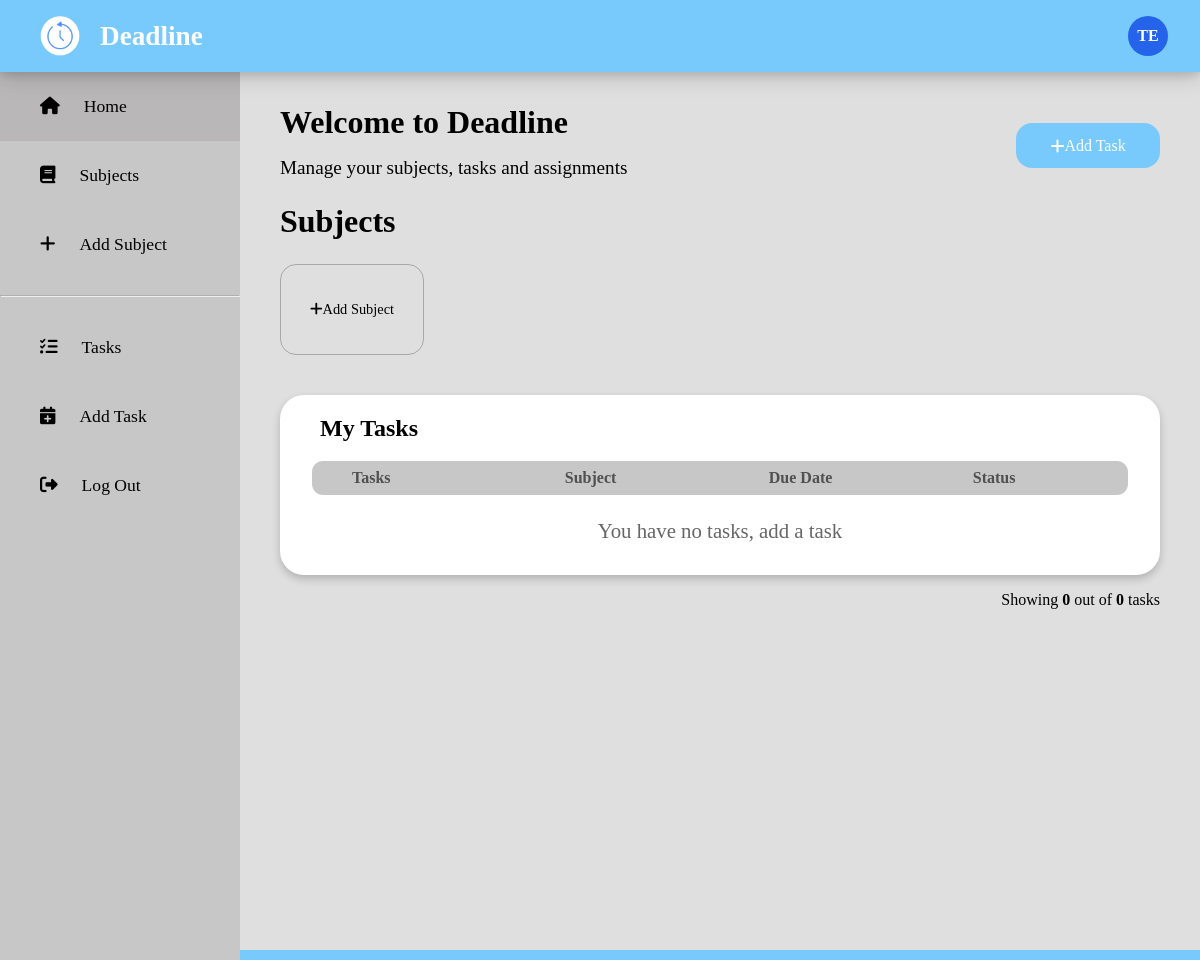
The app's page / (signed in), older data.
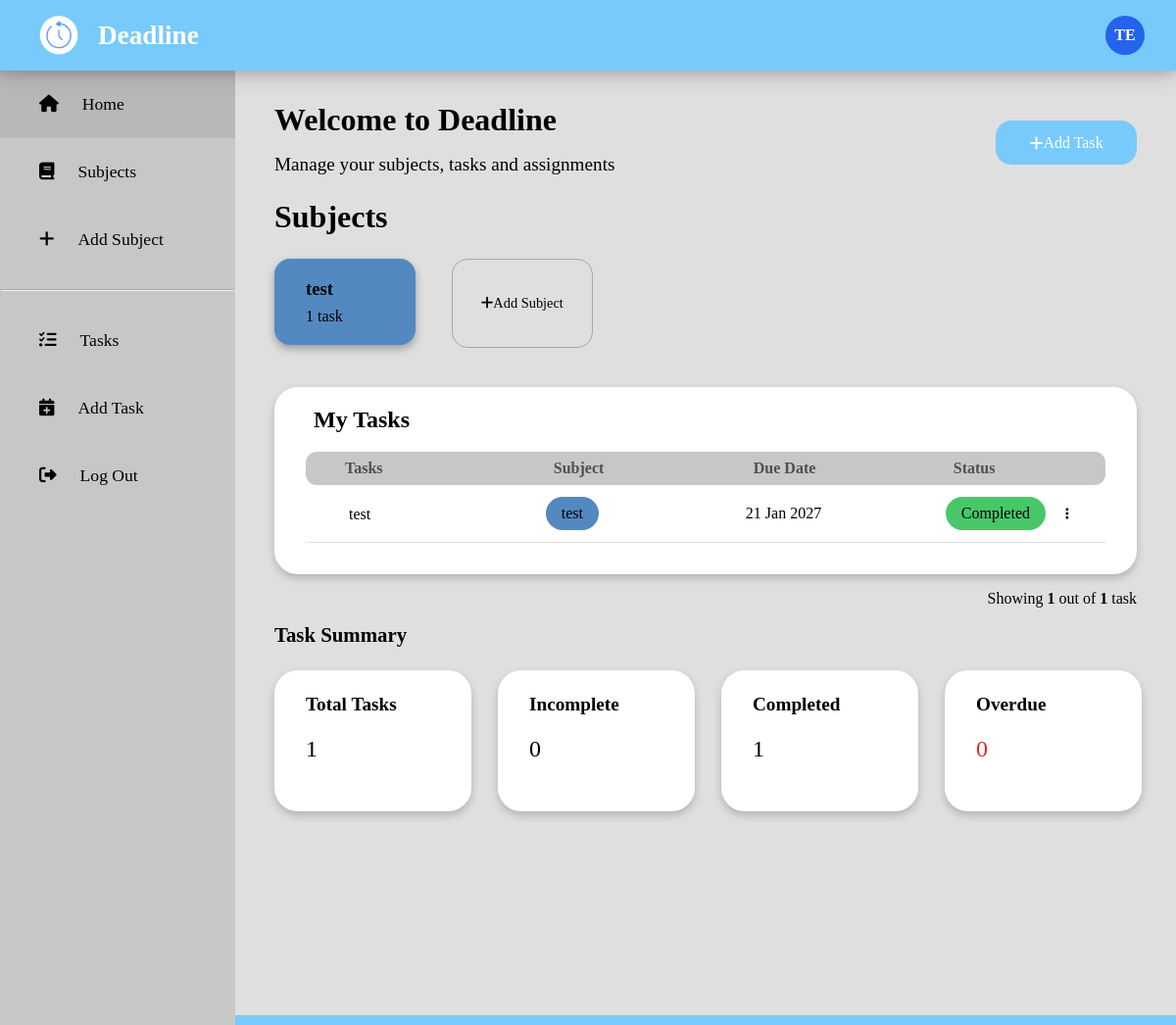
The same page, newer data.
### tables this page shows
CREATE TABLE Subjects (SubjectID INTEGER PRIMARY KEY, SubjectName TEXT, SubjectColor TEXT NOT NULL, UserID REFERENCES Users (UserID));

CREATE TABLE Tasks (TaskID INTEGER PRIMARY KEY, SubjectID INTEGER REFERENCES Subjects (SubjectID), TaskName TEXT, DueDate TEXT, StatusID INTEGER REFERENCES Status (StatusID), UserID INTERGER REFERENCES Users (UserID));

CREATE TABLE Status (StatusID INTEGER PRIMARY KEY, StatusName TEXT, StatusColor TEXT NOT NULL);

### app.py (the view, shortened to what this page needs)
@app.route('/', methods=['GET', 'POST'])
@login_required
def home():
    db = get_db()
    today = datetime.now().date() # used to set the minimum selectable date in forms
    sql = """
        SELECT Tasks.TaskID, Tasks.TaskName, Tasks.DueDate,
        Subjects.SubjectName, Status.StatusName, Subjects.SubjectColor, Status.StatusColor,
        Tasks.SubjectID, Tasks.StatusID
        FROM Tasks
        LEFT JOIN Subjects ON Tasks.SubjectID = Subjects.SubjectID
        LEFT JOIN Status ON Tasks.StatusID = Status.StatusID
        WHERE Tasks.UserID = ?
        """
    tasks = query_db(sql, (session['user_id'],))
    sql_subjects = """
        SELECT Subjects.SubjectID, Subjects.SubjectName, Subjects.SubjectColor,
        COUNT(Tasks.TaskID) AS TaskCount
        FROM Subjects
        LEFT JOIN Tasks ON Subjects.SubjectID = Tasks.SubjectID
        WHERE Subjects.UserID = ?
        GROUP BY Subjects.SubjectID;
    """
    subjects = query_db(sql_subjects, (session['user_id'],))
    formatted_list = []
    for task in tasks:
        task_list = list(task)
        raw_date = task_list[2] # store original date
        if task_list[2]:
            try:
                date_obj = datetime.strptime(task_list[2], '%Y-%m-%d')
                task_list[2] = date_obj.strftime('%d %b %Y') # reformat the date
            except ValueError:
                pass # leaves date unchanged if it cant be fixed
        task_list.append(raw_date)
        formatted_list.append(task_list)
    tasks = formatted_list
    total = len(tasks)
    completed = sum(1 for t in tasks if t[8] == 1)
    overdue = sum(1 for t in tasks if t[8] == 4)
    incomplete = total - completed - overdue
    return render_template("index.html", tasks=tasks, subjects=subjects, today_date=today.isoformat(), total=total, completed=completed, incomplete=incomplete, overdue=overdue)

### app.py (called while the page is built)
def get_db():
    db = getattr(g, '_database', None) # check if a connection already exists in g
    if db is None:
        db = g._database = sqlite3.connect(DATABASE) # creates a new connection if not
    return db

@app.teardown_appcontext
def close_connection(exception):
    db = getattr(g, '_database', None)
    if db is not None:
        db.close() # only close if a connection was opened

def query_db(query, args=(), one=False):
    cur = get_db().execute(query, args)
    rv = cur.fetchall()
    cur.close()
    return (rv[0] if rv else None) if one else rv

def login_required(f):
    @wraps(f)
    def decorated_function(*args, **kwargs):
        if 'user_id' not in session: # redirects to login page if not logged in
            return redirect(url_for('login'))
        return f(*args, **kwargs)
    return decorated_function

### templates/index.html (shortened to what this page needs)
{% extends "layout.html" %}
{% block content %}
<div class="header-section">
    <div class="intro">
        <h1>Welcome to Deadline</h1>
        <p>Manage your subjects, tasks and assignments</p>
    </div>
    <div class="button-group">
        <button id="open-task-modal-btn" class="add-task-btn"><i class="fa-solid fa-plus"></i> Add Task</button>
    </div>
</div>
<div class="subjects-header">
    <h1>Subjects</h1>
</div>
<div class="subjects-grid">
    {% for subject in subjects %}
    <div class="subjects-card" style="--bg-color: {{ subject[2] }}; background-color: var(--bg-color);">
        <div class="subjects-card-text">
            <h3 class="subjects-truncate" title="{{ subject[1] }}">
                {{ subject[1] }}
            </h3>
            <span class="subject-card-task-count">
                {{ subject[3] }} task{{ 's' if subject[3] != 1 }}
            </span>
        </div>
    </div>
    {% endfor %}
    <button id="open-subject-modal-btn" class="add-subject-btn"><i class="fa-solid fa-plus"></i> Add Subject</button>
</div>
<div class="tasks-container">
    <h1 class="tasks-title">My Tasks</h1>
    <table>
        <tr class="table-headers">
            <th class="tasks-column tasks-header">Tasks</th>
            <th class="subjects-column">Subject</th>
            <th class="date-column">Due Date</th>
            <th class="status-column">Status</th>
            <th></th>
        </tr>
        {% if tasks %}
            {% for task in tasks[:5] %}
            <tr class="tasks">
                <td class="tasks-column">
                    <span class="tasks-truncate task-name" title="{{ task[1] }}">
                        {{ task[1] }}
                    </span>
                </td>
                <td class="subjects-column">
                    <span class="pill" style="--bg-color: {{ task[5] }}; background-color: var(--bg-color);" title="{{ task[3] }}">
                        {{ task[3] }}
                    </span>
                </td>
                <td class="date-column">
                    {{ task[2] }}
                </td>
                <td class="status-column">
                    <span class="pill" style="--bg-color: {{ task[6] }}; background-color: var(--bg-color);">
                        {{ task[4] }}
                    </span>
                </td>
                <td class="task-actions">
                    <div class="dropdown">
                        <button class="menu-btn" onclick="toggleMenu(event, this)">
                            <i class="fa-solid fa-ellipsis-vertical"></i>
                        </button>
                    </div>
                </td>
            </tr>
            {% endfor %}
        {% endif %}
    </table>
    {% if not tasks %}
        <div class="no-tasks-msg">
            <p>You have no tasks, add a task</p>
        </div>
    {% endif %}
</div>
<div class="task-count">
    <p>Showing <strong>{{ [tasks|length, 5]|min }}</strong> out of <strong>{{ tasks|length }}</strong> task{{ 's' if tasks|length != 1 }}</p>
</div>
{% if tasks %}
    <div class="summary-title">Task Summary</div>
    <div class="task-summary">
        <div class="total-tasks">
            <h1>Total Tasks</h1>
            <span>{{ total }}</span>
        </div>
        <div class="incomplete-tasks">
            <h1>Incomplete</h1>
            <span>{{ incomplete }}</span>
        </div>
        <div class="completed-tasks">
            <h1>Completed</h1>
            <span>{{ completed }}</span>
        </div>
        <div class="overdue-tasks">
            <h1>Overdue</h1>
            <span>{{ overdue }}</span>
        </div>
    </div>
{% endif %}
{% endblock %}

Row changes from the older to the newer data that the page shows:
now on this page (row edited): Subjects: SubjectName "test", SubjectID "1"
now on this page (row edited): Tasks: TaskName "test", SubjectName "test", DueDate "21 Jan 2027", StatusName "Completed"
Text that changed along with them:
{{ [tasks|length, 5]|min }}: "0" → "1"
{{ tasks|length }}: "0" → "1"
{{ total }}: (not shown) → "1"
{{ incomplete }}: (not shown) → "0"
{{ completed }}: (not shown) → "1"
{{ overdue }}: (not shown) → "0"
{{ 's' if tasks|length != 1 }}: "s" → (not shown)
text no longer shown: "You have no tasks, add a task"
text now shown: "Task Summary Total Tasks Incomplete Completed Overdue"
